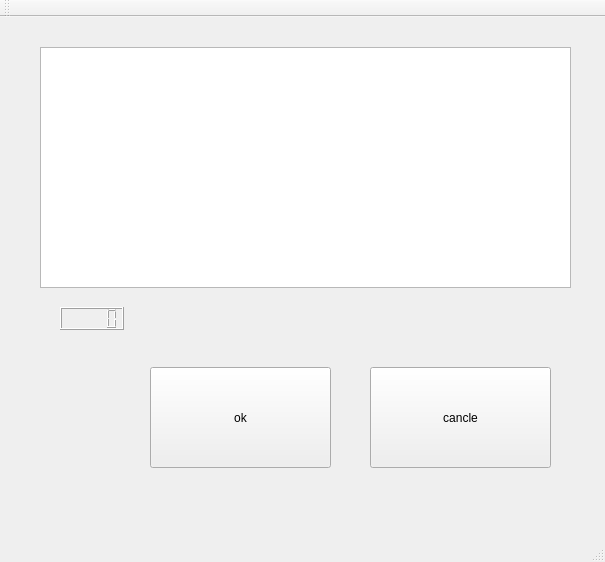
<?xml version="1.0" encoding="UTF-8"?>
<ui version="4.0">
 <class>MainWindow</class>
 <widget class="QMainWindow" name="MainWindow">
  <property name="geometry">
   <rect>
    <x>0</x>
    <y>0</y>
    <width>605</width>
    <height>562</height>
   </rect>
  </property>
  <property name="windowTitle">
   <string>MainWindow</string>
  </property>
  <widget class="QWidget" name="centralWidget">
   <widget class="QPushButton" name="pushButton">
    <property name="geometry">
     <rect>
      <x>150</x>
      <y>350</y>
      <width>181</width>
      <height>101</height>
     </rect>
    </property>
    <property name="text">
     <string>ok</string>
    </property>
   </widget>
   <widget class="QTextEdit" name="textEdit">
    <property name="geometry">
     <rect>
      <x>40</x>
      <y>30</y>
      <width>531</width>
      <height>241</height>
     </rect>
    </property>
   </widget>
   <widget class="QPushButton" name="pushButton_2">
    <property name="geometry">
     <rect>
      <x>370</x>
      <y>350</y>
      <width>181</width>
      <height>101</height>
     </rect>
    </property>
    <property name="text">
     <string>cancle</string>
    </property>
   </widget>
   <widget class="QLCDNumber" name="lcdNumber">
    <property name="geometry">
     <rect>
      <x>60</x>
      <y>290</y>
      <width>64</width>
      <height>23</height>
     </rect>
    </property>
   </widget>
  </widget>
  <widget class="QMenuBar" name="menuBar">
   <property name="geometry">
    <rect>
     <x>0</x>
     <y>0</y>
     <width>605</width>
     <height>20</height>
    </rect>
   </property>
  </widget>
  <widget class="QToolBar" name="mainToolBar">
   <attribute name="toolBarArea">
    <enum>TopToolBarArea</enum>
   </attribute>
   <attribute name="toolBarBreak">
    <bool>false</bool>
   </attribute>
  </widget>
  <widget class="QStatusBar" name="statusBar"/>
 </widget>
 <layoutdefault spacing="6" margin="11"/>
 <resources/>
 <connections/>
</ui>
